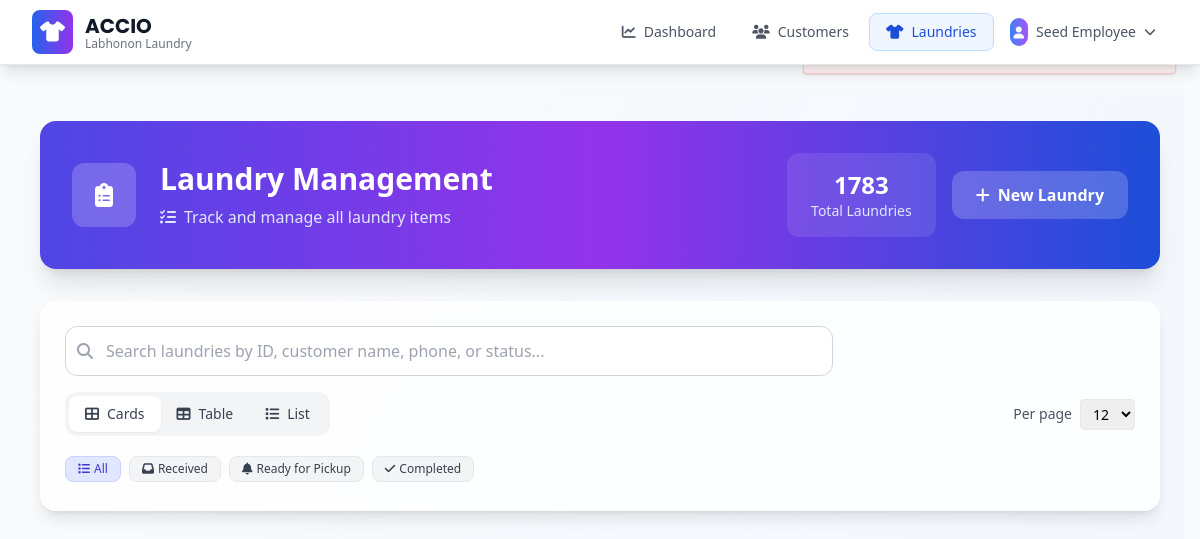
The app's page /laundry/list (signed in) with its own data.
### app/models.py (models this page shows, shortened)
class BusinessSettings(db.Model):
    id = db.Column(db.Integer, primary_key=True)
    business_name = db.Column(db.String(200), default="ACCIO")
    business_tagline = db.Column(db.String(200), default="Labhonon Laundry")
    business_description = db.Column(
        db.Text, default="Professional laundry services with quality care"
    )
    phone = db.Column(db.String(50), default="+639761111464")
    email = db.Column(db.String(150), default="info@acciolaundry.com")
    address = db.Column(
        db.Text,
        default="Purok 17, Lower Mandacpan, Brgy. San Vicente, Butuan City, Philippines",
    )
    operating_hours = db.Column(db.Text, default="Monday - Sunday: 6:00 AM - 8:00 PM")
    footer_text = db.Column(db.Text, default="Quality laundry services you can trust")
    copyright_text = db.Column(
        db.String(200), default="© 2025 ACCIO Labhonon Laundry. All rights reserved."
    )
    facebook_url = db.Column(db.String(255))
    instagram_url = db.Column(db.String(255))
    website_url = db.Column(db.String(255))
    currency_symbol = db.Column(db.String(10), default="₱")
    date_format = db.Column(db.String(20), default="%B %d, %Y")
    timezone = db.Column(db.String(50), default="Asia/Manila")
    created_at = db.Column(db.DateTime, default=datetime.utcnow)
    updated_at = db.Column(
        db.DateTime, default=datetime.utcnow, onupdate=datetime.utcnow
    )
    updated_by = db.Column(db.Integer, db.ForeignKey("user.id"))
    updated_by_user = db.relationship("User", backref="business_settings_updates")
    @staticmethod
    def get_settings():
        settings = BusinessSettings.query.first()
        if not settings:
            settings = BusinessSettings()
            db.session.add(settings)
            db.session.commit()
        return settings

class User(db.Model, UserMixin):
    id = db.Column(db.Integer, primary_key=True)
    email = db.Column(db.String(150), unique=True)
    password = db.Column(db.String(150))
    full_name = db.Column(db.String(150))
    phone = db.Column(db.String(20))
    role = db.Column(
        db.String(20), default="user"
    )  # 'super_admin', 'admin', 'manager', 'user'
    is_active = db.Column(db.Boolean, default=True)
    date_created = db.Column(db.DateTime, default=datetime.utcnow)
    def is_admin(self):
        return self.role in ["admin", "super_admin"]

### app/laundry.py (the view, shortened to what this page needs)
@laundry.route("/list")
@login_required
def list_laundries():
    status_param = (request.args.get("status") or "").strip().lower()
    date_param = (request.args.get("date") or "").strip()
    search_q = (request.args.get("q") or request.args.get("search") or "").strip()
    try:
        page = int(request.args.get("page", 1))
    except (ValueError, TypeError):
        page = 1
    try:
        per_page = int(request.args.get("per_page", 12))
    except (ValueError, TypeError):
        per_page = 12
    status_map = {
        "received": "Received",
        "inprocess": "Received",
        "in-progress": "Received",
        "in_progress": "Received",
        "in process": "Received",
        "ready": "Ready for Pickup",
        "pickup": "Ready for Pickup",
        "readyforpickup": "Ready for Pickup",
        "ready-for-pickup": "Ready for Pickup",
        "ready_for_pickup": "Ready for Pickup",
        "completed": "Completed",
        "pickedup": "Picked Up",
        "picked-up": "Picked Up",
        "picked up": "Picked Up",
    }
    selected_status = status_map.get(status_param)
    customer_id_param = request.args.get("customer_id")
    base_query = Laundry.query
    customer_obj = None
    if selected_status:
        base_query = base_query.filter(Laundry.status == selected_status)
    if date_param:
        try:
            date_obj = datetime.strptime(date_param, "%Y-%m-%d").date()
            base_query = base_query.filter(func.date(Laundry.date_received) == date_obj)
        except Exception:
            pass
    base_query = base_query.order_by(Laundry.date_received.desc())
    laundries_page = base_query.paginate(page=page, per_page=per_page, error_out=False)
    laundries = laundries_page.items
    total_count = laundries_page.total
    user_agent = request.user_agent.string.lower()
    if "ipad" in user_agent or "tablet" in user_agent:
        default_view = "list"
    elif "mobile" in user_agent or "android" in user_agent or "iphone" in user_agent:
        default_view = "cards"
    else:
        default_view = "table"
    return render_template(
        "laundries/laundry_list.html",
        user=current_user,
        laundries=laundries,
        laundries_page=laundries_page,
        total_count=total_count,
        selected_status=status_param,
        customer=customer_obj,
        default_view=default_view,
        search_q=search_q,
        per_page=per_page,
    )

### app/__init__.py (called while the page is built)
@login_manager.user_loader
def load_user(id):
    from .models import User
    return User.query.get(int(id))

### app/templates/laundries/laundry_list.html (shortened to what this page needs)
{% extends "base.html" %}
{% block content %}
<div class="min-h-screen bg-gradient-to-br from-gray-50 to-blue-50">
    <div class="max-w-7xl mx-auto px-6 py-8">
        <div class="bg-gradient-to-r from-indigo-600 via-purple-600 to-blue-700 rounded-2xl shadow-xl p-8 mb-8 relative overflow-hidden">
            <div class="absolute inset-0 opacity-10">
                <div class="absolute inset-0" style="background-image: radial-gradient(circle, rgba(255,255,255,0.1) 2px, transparent 2px); background-size: 60px 60px;"></div>
            </div>
            <div class="relative flex items-center justify-between">
                <div class="flex items-center space-x-6">
                    <div class="w-16 h-16 bg-white/20 backdrop-blur-sm rounded-xl flex items-center justify-center">
                        <i class="fas fa-clipboard-list text-2xl text-white"></i>
                    </div>
                    <div>
                        <h1 class="text-3xl font-bold text-white mb-2">Laundry Management</h1>
                        <p class="text-indigo-100 flex items-center">
                            <i class="fas fa-tasks mr-2"></i>
                            Track and manage all laundry items
                        </p>
                    </div>
                </div>
                <div class="flex items-center space-x-4">
                    <div class="bg-white/10 backdrop-blur-sm rounded-xl px-6 py-4 text-center">
                        <div class="text-2xl font-bold text-white">{{ total_count or (laundries|length) }}</div>
                        <div class="text-indigo-100 text-sm">Total Laundries</div>
                    </div>
                    <a href="{{ url_for('laundry.add_laundry') }}"
                       class="bg-white/20 hover:bg-white/30 backdrop-blur-sm text-white font-semibold py-3 px-6 rounded-xl transition-all duration-300 hover:shadow-lg transform hover:-translate-y-1 flex items-center space-x-2">
                        <i class="fas fa-plus"></i>
                        <span>New Laundry</span>
                    </a>
                </div>
            </div>
        </div>
        <div class="bg-white/80 backdrop-blur-sm rounded-2xl shadow-lg border border-white/20 p-6 mb-8 space-y-4">
            <div class="w-full max-w-3xl">
                <div class="relative">
                    <input type="text" id="searchInput" placeholder="Search laundries by ID, customer name, phone, or status..."
                           class="w-full pl-10 pr-4 py-3 border border-gray-300 rounded-xl focus:outline-none focus:ring-2 focus:ring-indigo-500 focus:border-transparent transition-all duration-200 bg-white/70 backdrop-blur-sm">
                    <div class="absolute inset-y-0 left-0 pl-3 flex items-center pointer-events-none">
                        <i class="fas fa-search text-gray-400"></i>
                    </div>
                </div>
            </div>
            <div class="flex items-center justify-between">
                <div class="flex items-center bg-gray-100 rounded-xl p-1">
                    <button onclick="switchView('cards')" id="view-cards"
                            class="view-btn px-4 py-2 rounded-lg text-sm font-medium transition-all duration-200 bg-white text-gray-700 shadow-sm">
                        <i class="fas fa-th-large mr-2"></i>Cards
                    </button>
                    <button onclick="switchView('table')" id="view-table"
                            class="view-btn px-4 py-2 rounded-lg text-sm font-medium transition-all duration-200 text-gray-700 hover:bg-white hover:shadow-sm">
                        <i class="fas fa-table mr-2"></i>Table
                    </button>
                    <button onclick="switchView('list')" id="view-list"
                            class="view-btn px-4 py-2 rounded-lg text-sm font-medium transition-all duration-200 text-gray-700 hover:bg-white hover:shadow-sm">
                        <i class="fas fa-list mr-2"></i>List
                    </button>
                </div>
                <div class="ml-4 hidden lg:flex items-center">
                    {% include 'laundries/_per_page_selector.html' %}
                </div>
            </div>
            <div id="filtersRow" class="hidden lg:block overflow-x-auto -mx-2 px-2">
                <div class="inline-flex items-center gap-2 whitespace-nowrap py-1">
                    <button onclick="filterOrders('all')" id="filter-all" class="filter-btn shrink-0 px-3 py-1 rounded-lg text-xs font-medium transition-all duration-200 bg-indigo-100 text-indigo-700 border border-indigo-200 flex items-center">
                        <i class="fas fa-list mr-1"></i>All
                    </button>
                    <button onclick="filterOrders('received')" id="filter-received" class="filter-btn shrink-0 px-3 py-1 rounded-lg text-xs font-medium transition-all duration-200 bg-gray-100 text-gray-700 border border-gray-200 hover:bg-gray-100 flex items-center">
                        <i class="fas fa-inbox mr-1"></i>Received
                    </button>
                    <button onclick="filterOrders('ready-for-pickup')" id="filter-ready-for-pickup" class="filter-btn shrink-0 px-3 py-1 rounded-lg text-xs font-medium transition-all duration-200 bg-gray-100 text-gray-700 border border-gray-200 hover:bg-blue-100 hover:text-blue-700 flex items-center">
                        <i class="fas fa-bell mr-1"></i>Ready for Pickup
                    </button>
                    <button onclick="filterOrders('completed')" id="filter-completed" class="filter-btn shrink-0 px-3 py-1 rounded-lg text-xs font-medium transition-all duration-200 bg-gray-100 text-gray-700 border border-gray-200 hover:bg-green-100 hover:text-green-700 flex items-center">
                        <i class="fas fa-check mr-1"></i>Completed
                    </button>
                </div>
            </div>
        </div>
        <div id="laundriesRoot">
            <div id="ajaxError" class="hidden fixed top-6 right-6 z-60">
                <div class="bg-red-50 border border-red-200 text-red-800 px-4 py-3 rounded shadow">An error occurred while loading data — <button id="ajaxRetry" class="underline">Retry</button></div>
            </div>
        </div>
    </div>
</div>
{% endblock %}

### app/templates/base.html (shortened to what this page needs)
<!DOCTYPE html>
<html lang="en">
<head>
    <script src="https://cdn.tailwindcss.com"></script>
    <link rel="stylesheet" href="https://cdnjs.cloudflare.com/ajax/libs/font-awesome/6.4.0/css/all.min.css">
</head>
<body class="bg-gray-50 font-sans" data-authenticated="{% if current_user.is_authenticated %}true{% else %}false{% endif %}">
    <nav class="bg-white shadow-lg border-b border-gray-200 sticky top-0 left-0 w-full z-50">
        <div class="max-w-7xl mx-auto px-4 sm:px-6 lg:px-8">
            <div class="flex justify-between items-center h-16">
                <div class="flex items-center flex-shrink-0">
                    <div class="flex-shrink-0 flex items-center">
                        <div class="bg-gradient-to-r from-blue-600 to-purple-600 rounded-lg p-2 mr-3">
                            <i class="fas fa-tshirt text-white text-xl"></i>
                        </div>
                        <div>
                            <h1 class="brand-font text-xl font-bold text-gray-900">{{ business_settings.business_name }}</h1>
                            <p class="text-xs text-gray-500 -mt-1">{{ business_settings.business_tagline }}</p>
                        </div>
                    </div>
                </div>
                <div class="hidden md:flex items-center space-x-1 flex-1 justify-end">
                    {% if current_user.is_authenticated %}
                        <a href="{{ url_for('views.dashboard') }}" class="flex items-center px-4 py-2 rounded-lg text-sm font-medium transition-all duration-200 {% if request.endpoint == 'views.dashboard' %}bg-blue-50 text-blue-700 border border-blue-200{% else %}text-gray-600 hover:text-blue-700 hover:bg-blue-50{% endif %}">
                            <i class="fas fa-chart-line mr-2"></i>
                            Dashboard
                        </a>
                        <a href="{{ url_for('customer.list_customers') }}"
                           class="flex items-center px-4 py-2 rounded-lg text-sm font-medium transition-all duration-200
                                  {% if request.endpoint == 'customer.list_customers' %}
                                      bg-blue-50 text-blue-700 border border-blue-200
                                  {% else %}
                                      text-gray-600 hover:text-blue-700 hover:bg-blue-50
                                  {% endif %}">
                            <i class="fas fa-users mr-2"></i>
                            Customers
                        </a>
                        <a href="{{ url_for('laundry.list_laundries') }}"
                           class="flex items-center px-4 py-2 rounded-lg text-sm font-medium transition-all duration-200
                                  {% if request.endpoint == 'laundry.list_laundries' %}
                                      bg-blue-50 text-blue-700 border border-blue-200
                                  {% else %}
                                      text-gray-600 hover:text-blue-700 hover:bg-blue-50
                                  {% endif %}">
                            <i class="fas fa-tshirt mr-2"></i>
                            Laundries
                        </a>
                        <div class="relative ml-4 group">
                            <button class="flex items-center px-3 py-2 rounded-lg text-sm font-medium text-gray-600 hover:text-blue-700 hover:bg-blue-50 transition-all duration-200">
                                <div class="bg-gradient-to-r from-blue-500 to-purple-500 rounded-full p-1 mr-2">
                                    <i class="fas fa-user text-white text-xs"></i>
                                </div>
                                {{ current_user.full_name or current_user.email.split('@')[0] }}
                                <i class="fas fa-chevron-down ml-2 text-xs"></i>
                            </button>
                        </div>
                    {% endif %}
                </div>
            </div>
        </div>
    </nav>
    <main class="max-w-7xl mx-auto px-4 py-6">
        {% block content %}{% endblock %}
    </main>
</body>
</html>

### app/templates/base.html (style rules this page uses)
body { font-family: 'Inter', sans-serif; }
.brand-font { font-family: 'Poppins', sans-serif; }

### records on screen
BusinessSettings: business_name "ACCIO", business_tagline "Labhonon Laundry"
User: full_name "Seed Employee"

### other values on screen
{{ total_count or (laundries|length) }} "1783"
form field value "12"
